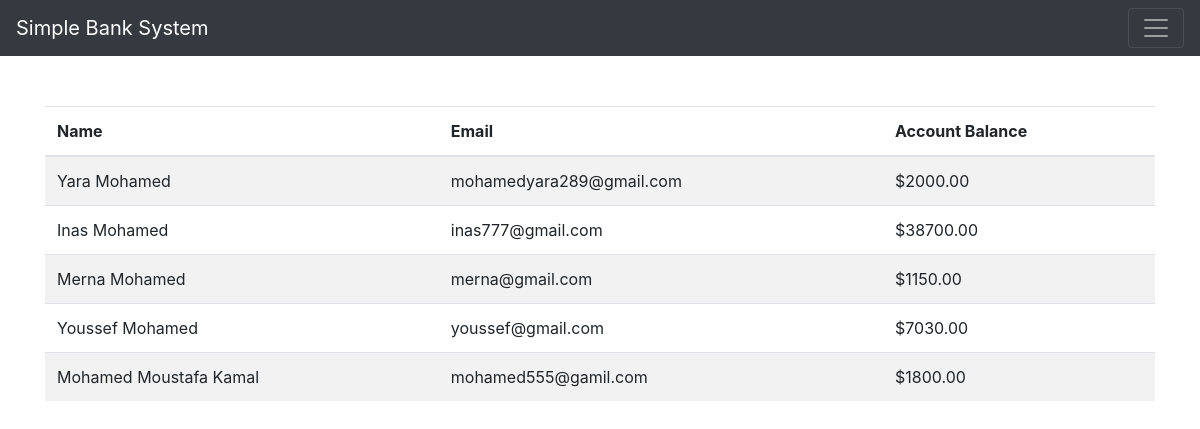
Page //home on the committed database.
### myapp/models.py (models this page shows, shortened)
class account(models.Model):
    name = models.CharField(max_length=100)
    email = models.CharField(max_length=100)
    current_balance = models.DecimalField(max_digits=10, decimal_places=2)

### myapp/views.py (the view)
# urls.py: 2. Add a URL to urlpatterns:  path('', views.home, name='home')
def home(request):
    acc = account.objects.all()
    context = {
        'acc' : acc
    }
    return render(request , 'inner-page.html' , context)

### myapp/templates/inner-page.html (shortened to what this page needs)
{% load static %}
<!DOCTYPE html>
<html lang="en">
<head>
  <head>
    <link rel="stylesheet" href="https://cdn.jsdelivr.net/npm/bootstrap@4.0.0/dist/css/bootstrap.min.css">
  </head>
<body>
  <nav class="navbar navbar-dark bg-dark">
    <a class="navbar-brand" href="#">Simple Bank System</a>
    <button class="navbar-toggler" type="button" data-toggle="collapse" data-target="#navbarNavDropdown" aria-controls="navbarNavDropdown" aria-expanded="false" aria-label="Toggle navigation">
      <span class="navbar-toggler-icon"></span>
    </button>
  </nav>
  <div class="container" style="height:50px">
  </div>
  <div class="container">
    <table class="table table-striped">
      <thead>
        <tr>
          <th scope="col">Name</th>
          <th scope="col">Email</th>
          <th scope="col">Account Balance</th>
        </tr>
      </thead>
      <tbody>
        {% for acc in acc %}
        <tr>
          <td>{{acc.name}}</td>
          <td>{{acc.email}}</td>
          <td>${{acc.current_balance}}</td>
        </tr>
        {% endfor %}
      </tbody>
    </table>
  </div>
</body>
</html>

### rows in the picture
account: name "Yara Mohamed", email "mohamedyara289@gmail.com", current_balance "2000.00"
account: name "Inas Mohamed", email "inas777@gmail.com", current_balance "38700.00"
account: name "Merna Mohamed", email "merna@gmail.com", current_balance "1150.00"
account: name "Youssef Mohamed", email "youssef@gmail.com", current_balance "7030.00"
account: name "Mohamed Moustafa Kamal", email "mohamed555@gamil.com", current_balance "1800.00"
